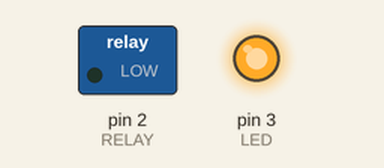
Simulated run of this sketch. Board: Arduino Uno, built with avr-gcc and run on an emulated ATmega328P. On the bench: switched loads named in the sketch (green lamp = pin HIGH), output pins drawn as LEDs (lit = HIGH). Dashed ring = blinking.

Above: at 2.5 s.
Timing chart, 0 to 6.6 s (numbered marks = the images above):
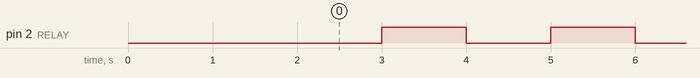

Measured:
- by itself, pin 2 (RELAY): alternates HIGH for 1.0 s and LOW for 1.0 s

The sketch:

twochannel.ino
```cpp
#define RELAY 2
#define LED 3

void setup() {
  pinMode(RELAY, OUTPUT);
  pinMode(LED, OUTPUT);

  digitalWrite(LED, HIGH);
  digitalWrite(RELAY, LOW);
  delay(2000);
}

void loop() {
  digitalWrite(RELAY, LOW);
  delay(1000);
  digitalWrite(RELAY, HIGH);
  delay(1000);
}
```
